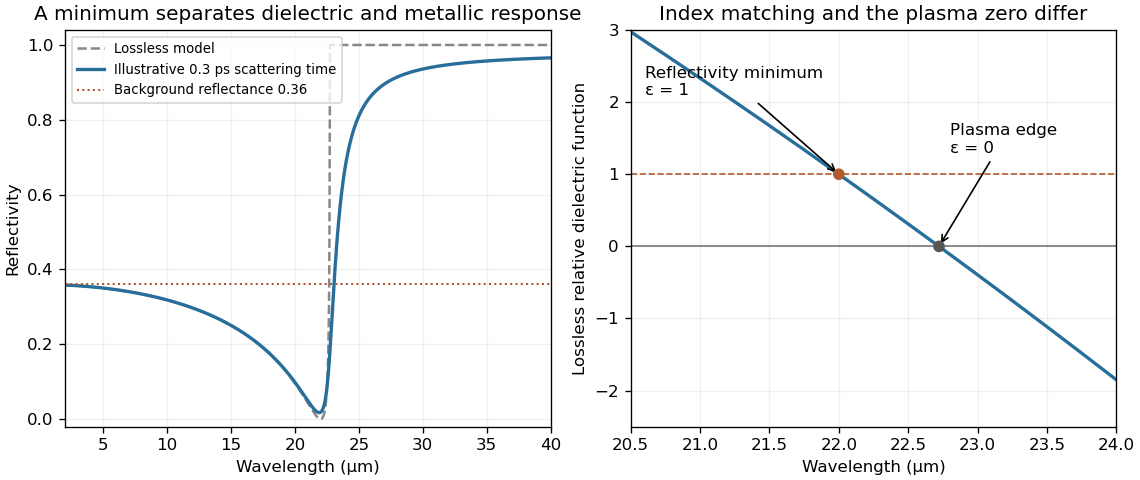

Write Python code to recreate this figure.
"""Original Drude curves, not a tracing or digitization of exam data."""
from pathlib import Path
import numpy as np
import matplotlib.pyplot as plt

EPS_B=16.0
LIGHT_SPEED=299792458.0
LAMBDA_MIN=22e-6
TAU=0.3e-12  # illustrative damping, not fitted
OMEGA_P2=(EPS_B-1)*(2*np.pi*LIGHT_SPEED/LAMBDA_MIN)**2

def epsilon(wavelength_m,tau=np.inf):
    omega=2*np.pi*LIGHT_SPEED/wavelength_m
    return EPS_B-OMEGA_P2/(omega*(omega+1j/tau))
def reflectivity(wavelength_m,tau=np.inf):
    index=np.sqrt(epsilon(wavelength_m,tau)+0j)
    return abs((index-1)/(index+1))**2

if __name__=="__main__":
    lam=np.linspace(2,40,3000)
    edge=LAMBDA_MIN*np.sqrt(EPS_B/(EPS_B-1))*1e6
    fig,axes=plt.subplots(1,2,figsize=(9.5,4.0),layout="constrained")
    axes[0].plot(lam,reflectivity(lam*1e-6),color="#888888",ls="--",lw=1.5,label="Lossless model")
    axes[0].plot(lam,reflectivity(lam*1e-6,TAU),color="#286e9b",lw=2,label="Illustrative 0.3 ps scattering time")
    axes[0].axhline(0.36,color="#a95429",ls=":",lw=1.2,label="Background reflectance 0.36")
    axes[0].set(xlabel="Wavelength (µm)",ylabel="Reflectivity",xlim=(2,40),ylim=(-.02,1.04),title="A minimum separates dielectric and metallic response")
    axes[0].legend(loc="upper left",fontsize=8)
    zoom=np.linspace(20.5,24,700)
    axes[1].plot(zoom,epsilon(zoom*1e-6).real,color="#286e9b",lw=2)
    axes[1].axhline(1,color="#b15c2d",ls="--",lw=1)
    axes[1].axhline(0,color="#777777",lw=1)
    axes[1].scatter([22,edge],[1,0],color=["#b15c2d","#555555"],zorder=4)
    axes[1].annotate("Reflectivity minimum\nε = 1",(22,1),(20.6,2.1),arrowprops={"arrowstyle":"->"},fontsize=10)
    axes[1].annotate("Plasma edge\nε = 0",(edge,0),(22.8,1.3),arrowprops={"arrowstyle":"->"},fontsize=10)
    axes[1].set(xlabel="Wavelength (µm)",ylabel="Lossless relative dielectric function",xlim=(20.5,24),ylim=(-2.5,3),title="Index matching and the plasma zero differ")
    for ax in axes:ax.grid(alpha=.18)
    fig.savefig(Path(__file__).with_suffix(".png").name,dpi=120,facecolor="white")
    plt.close(fig)
